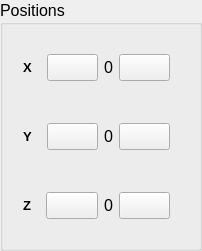
                                               <widget class="QGroupBox" name="groupBox_73">
                                                <property name="font">
                                                 <font>
                                                  <pointsize>12</pointsize>
                                                 </font>
                                                </property>
                                                <property name="title">
                                                 <string>Positions</string>
                                                </property>
                                                <layout class="QVBoxLayout" name="verticalLayout_37">
                                                 <item>
                                                  <widget class="QWidget" name="widget_73" native="true">
                                                   <layout class="QHBoxLayout" name="horizontalLayout_67">
                                                    <item>
                                                     <widget class="QLabel" name="label_26">
                                                      <property name="sizePolicy">
                                                       <sizepolicy hsizetype="Fixed" vsizetype="Fixed">
                                                        <horstretch>0</horstretch>
                                                        <verstretch>0</verstretch>
                                                       </sizepolicy>
                                                      </property>
                                                      <property name="font">
                                                       <font>
                                                        <pointsize>10</pointsize>
                                                        <weight>75</weight>
                                                        <bold>true</bold>
                                                       </font>
                                                      </property>
                                                      <property name="text">
                                                       <string>X</string>
                                                      </property>
                                                     </widget>
                                                    </item>
                                                    <item>
                                                     <widget class="QWidget" name="widget_81" native="true">
                                                      <layout class="QHBoxLayout" name="horizontalLayout_68">
                                                       <item>
                                                        <widget class="QPushButton" name="pushButton_20">
                                                         <property name="cursor">
                                                          <cursorShape>PointingHandCursor</cursorShape>
                                                         </property>
                                                         <property name="text">
                                                          <string/>
                                                         </property>
                                                         <property name="icon">
                                                          <iconset resource="QSS/QSS_Resources.qrc">
                                                           <normaloff>:/icons/Icons/minus.png</normaloff>:/icons/Icons/minus.png</iconset>
                                                         </property>
                                                         <property name="iconSize">
                                                          <size>
                                                           <width>30</width>
                                                           <height>30</height>
                                                          </size>
                                                         </property>
                                                        </widget>
                                                       </item>
                                                       <item>
                                                        <widget class="QLabel" name="label_33">
                                                         <property name="sizePolicy">
                                                          <sizepolicy hsizetype="Fixed" vsizetype="Fixed">
                                                           <horstretch>0</horstretch>
                                                           <verstretch>0</verstretch>
                                                          </sizepolicy>
                                                         </property>
                                                         <property name="text">
                                                          <string>0</string>
                                                         </property>
                                                        </widget>
                                                       </item>
                                                       <item>
                                                        <widget class="QPushButton" name="pushButton_48">
                                                         <property name="cursor">
                                                          <cursorShape>PointingHandCursor</cursorShape>
                                                         </property>
                                                         <property name="text">
                                                          <string/>
                                                         </property>
                                                         <property name="icon">
                                                          <iconset resource="QSS/QSS_Resources.qrc">
                                                           <normaloff>:/icons/Icons/plus.png</normaloff>:/icons/Icons/plus.png</iconset>
                                                         </property>
                                                         <property name="iconSize">
                                                          <size>
                                                           <width>30</width>
                                                           <height>30</height>
                                                          </size>
                                                         </property>
                                                        </widget>
                                                       </item>
                                                      </layout>
                                                     </widget>
                                                    </item>
                                                   </layout>
                                                  </widget>
                                                 </item>
                                                 <item>
                                                  <widget class="QWidget" name="widget_74" native="true">
                                                   <layout class="QHBoxLayout" name="horizontalLayout_79">
                                                    <item>
                                                     <widget class="QLabel" name="label_52">
                                                      <property name="sizePolicy">
                                                       <sizepolicy hsizetype="Fixed" vsizetype="Fixed">
                                                        <horstretch>0</horstretch>
                                                        <verstretch>0</verstretch>
                                                       </sizepolicy>
                                                      </property>
                                                      <property name="font">
                                                       <font>
                                                        <pointsize>10</pointsize>
                                                        <weight>75</weight>
                                                        <bold>true</bold>
                                                       </font>
                                                      </property>
                                                      <property name="text">
                                                       <string>Y</string>
                                                      </property>
                                                     </widget>
                                                    </item>
                                                    <item>
                                                     <widget class="QWidget" name="widget_82" native="true">
                                                      <layout class="QHBoxLayout" name="horizontalLayout_69">
                                                       <item>
                                                        <widget class="QPushButton" name="pushButton_51">
                                                         <property name="cursor">
                                                          <cursorShape>PointingHandCursor</cursorShape>
                                                         </property>
                                                         <property name="text">
                                                          <string/>
                                                         </property>
                                                         <property name="icon">
                                                          <iconset resource="QSS/QSS_Resources.qrc">
                                                           <normaloff>:/icons/Icons/minus.png</normaloff>:/icons/Icons/minus.png</iconset>
                                                         </property>
                                                         <property name="iconSize">
                                                          <size>
                                                           <width>30</width>
                                                           <height>30</height>
                                                          </size>
                                                         </property>
                                                        </widget>
                                                       </item>
                                                       <item>
                                                        <widget class="QLabel" name="label_42">
                                                         <property name="sizePolicy">
                                                          <sizepolicy hsizetype="Fixed" vsizetype="Fixed">
                                                           <horstretch>0</horstretch>
                                                           <verstretch>0</verstretch>
                                                          </sizepolicy>
                                                         </property>
                                                         <property name="text">
                                                          <string>0</string>
                                                         </property>
                                                        </widget>
                                                       </item>
                                                       <item>
                                                        <widget class="QPushButton" name="pushButton_52">
                                                         <property name="cursor">
                                                          <cursorShape>PointingHandCursor</cursorShape>
                                                         </property>
                                                         <property name="text">
                                                          <string/>
                                                         </property>
                                                         <property name="icon">
                                                          <iconset resource="QSS/QSS_Resources.qrc">
                                                           <normaloff>:/icons/Icons/plus.png</normaloff>:/icons/Icons/plus.png</iconset>
                                                         </property>
                                                         <property name="iconSize">
                                                          <size>
                                                           <width>30</width>
                                                           <height>30</height>
                                                          </size>
                                                         </property>
                                                        </widget>
                                                       </item>
                                                      </layout>
                                                     </widget>
                                                    </item>
                                                   </layout>
                                                  </widget>
                                                 </item>
                                                 <item>
                                                  <widget class="QWidget" name="widget_76" native="true">
                                                   <layout class="QHBoxLayout" name="horizontalLayout_80">
                                                    <item>
                                                     <widget class="QLabel" name="label_55">
                                                      <property name="sizePolicy">
                                                       <sizepolicy hsizetype="Fixed" vsizetype="Fixed">
                                                        <horstretch>0</horstretch>
                                                        <verstretch>0</verstretch>
                                                       </sizepolicy>
                                                      </property>
                                                      <property name="font">
                                                       <font>
                                                        <pointsize>10</pointsize>
                                                        <weight>75</weight>
                                                        <bold>true</bold>
                                                       </font>
                                                      </property>
                                                      <property name="text">
                                                       <string>Z</string>
                                                      </property>
                                                     </widget>
                                                    </item>
                                                    <item>
                                                     <widget class="QWidget" name="widget_83" native="true">
                                                      <layout class="QHBoxLayout" name="horizontalLayout_70">
                                                       <item>
                                                        <widget class="QPushButton" name="pushButton_53">
                                                         <property name="cursor">
                                                          <cursorShape>PointingHandCursor</cursorShape>
                                                         </property>
                                                         <property name="text">
                                                          <string/>
                                                         </property>
                                                         <property name="icon">
                                                          <iconset resource="QSS/QSS_Resources.qrc">
                                                           <normaloff>:/icons/Icons/minus.png</normaloff>:/icons/Icons/minus.png</iconset>
                                                         </property>
                                                         <property name="iconSize">
                                                          <size>
                                                           <width>30</width>
                                                           <height>30</height>
                                                          </size>
                                                         </property>
                                                        </widget>
                                                       </item>
                                                       <item>
                                                        <widget class="QLabel" name="label_53">
                                                         <property name="sizePolicy">
                                                          <sizepolicy hsizetype="Fixed" vsizetype="Fixed">
                                                           <horstretch>0</horstretch>
                                                           <verstretch>0</verstretch>
                                                          </sizepolicy>
                                                         </property>
                                                         <property name="text">
                                                          <string>0</string>
                                                         </property>
                                                        </widget>
                                                       </item>
                                                       <item>
                                                        <widget class="QPushButton" name="pushButton_54">
                                                         <property name="cursor">
                                                          <cursorShape>PointingHandCursor</cursorShape>
                                                         </property>
                                                         <property name="text">
                                                          <string/>
                                                         </property>
                                                         <property name="icon">
                                                          <iconset resource="QSS/QSS_Resources.qrc">
                                                           <normaloff>:/icons/Icons/plus.png</normaloff>:/icons/Icons/plus.png</iconset>
                                                         </property>
                                                         <property name="iconSize">
                                                          <size>
                                                           <width>30</width>
                                                           <height>30</height>
                                                          </size>
                                                         </property>
                                                        </widget>
                                                       </item>
                                                      </layout>
                                                     </widget>
                                                    </item>
                                                   </layout>
                                                  </widget>
                                                 </item>
                                                </layout>
                                               </widget>
